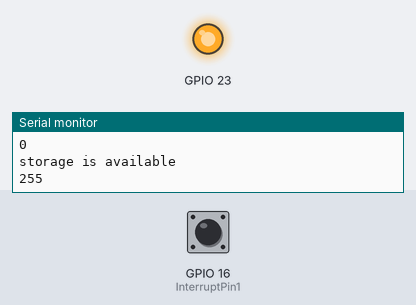
Bench run of a sketch on a simulated ESP32. On the bench: output pins drawn as LEDs (lit = HIGH), the last lines printed to the serial monitor. Inputs (shaded band) come from the test bench; at power-on: GPIO 16 (InterruptPin1) LOW. WiFi joins after 1.5 s; servers stay silent unless stated; EEPROM starts erased.

Above: at 3.0 s.
3.1 s: GPIO 16 (InterruptPin1) pulled HIGH for 0.6 s
At 4.6 s:
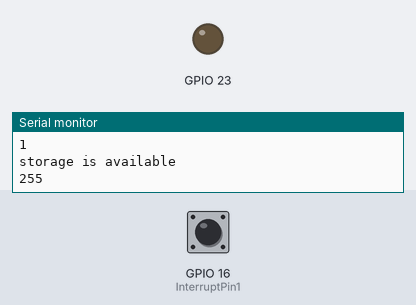
Timing chart, 0 to 9.8 s (numbered marks = the images above; inputs shaded):
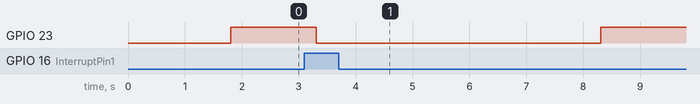

The sketch:

vending_machine_esp32.ino
```cpp
#define BLYNK_TEMPLATE_ID "TMPL3wlwzVkkm"
#define BLYNK_TEMPLATE_NAME "IOT Sanitary napkin vending machine"
#define BLYNK_AUTH_TOKEN "hwHdfbt57YFsFOF14BPerNJUZjvfYwW1"

#define BLYNK_PRINT Serial
#include <WiFi.h>
#include <BlynkSimpleEsp32.h>
#include <EEPROM.h>
#define EEPROM_SIZE 4

//blynk authentication//
char auth[] = BLYNK_AUTH_TOKEN;
const char* ssid = "Galaxy S10+772b";
const char* pass = "RAYANSALIM";

#define rst 18
int rstval=0,storage=0,myInteger=5;
const uint8_t InterruptPin1 = 16;
bool Request1=0;

void IRAM_ATTR isr1() {

 Request1 = 1;
}
void setup() {
  // put your setup code here, to run once:
 Serial.begin(9600);
 Blynk.begin(BLYNK_AUTH_TOKEN, ssid, pass);
 pinMode(InterruptPin1, INPUT);
 attachInterrupt(InterruptPin1, isr1, RISING);
 EEPROM.begin(EEPROM_SIZE);
 pinMode(rst,INPUT);
 pinMode(23,OUTPUT);
 digitalWrite(23,HIGH);
 storage= EEPROM.read(0);
}

void loop() {
  // put your main code here, to run repeatedly:
 Blynk.run();
 Serial.println(Request1);
 if(storage>0){
  Serial.println("storage is available");
  Serial.println(storage);
  if(Request1==1){
    digitalWrite(23,LOW);
    delay(5000);
    digitalWrite(23,HIGH);
    storage=storage-1;
    EEPROM.write(0,storage);
    EEPROM.commit();
    Serial.println(storage);
    Request1=0;
  }}
  else{
    Serial.println("storage finished");
    Blynk.logEvent("message","Storage finished,Please press reset button");
    rstval=digitalRead(rst);
    if(rstval==1){
    EEPROM.write(0,myInteger);
    EEPROM.commit();
    storage=EEPROM.read(0);
    Serial.println(storage);
    }
  }
delay(500);
}
```

Measured:
- after the input at 3.1 s, GPIO 23: HIGH → LOW after 0.21 s, → HIGH 5.0 s later
